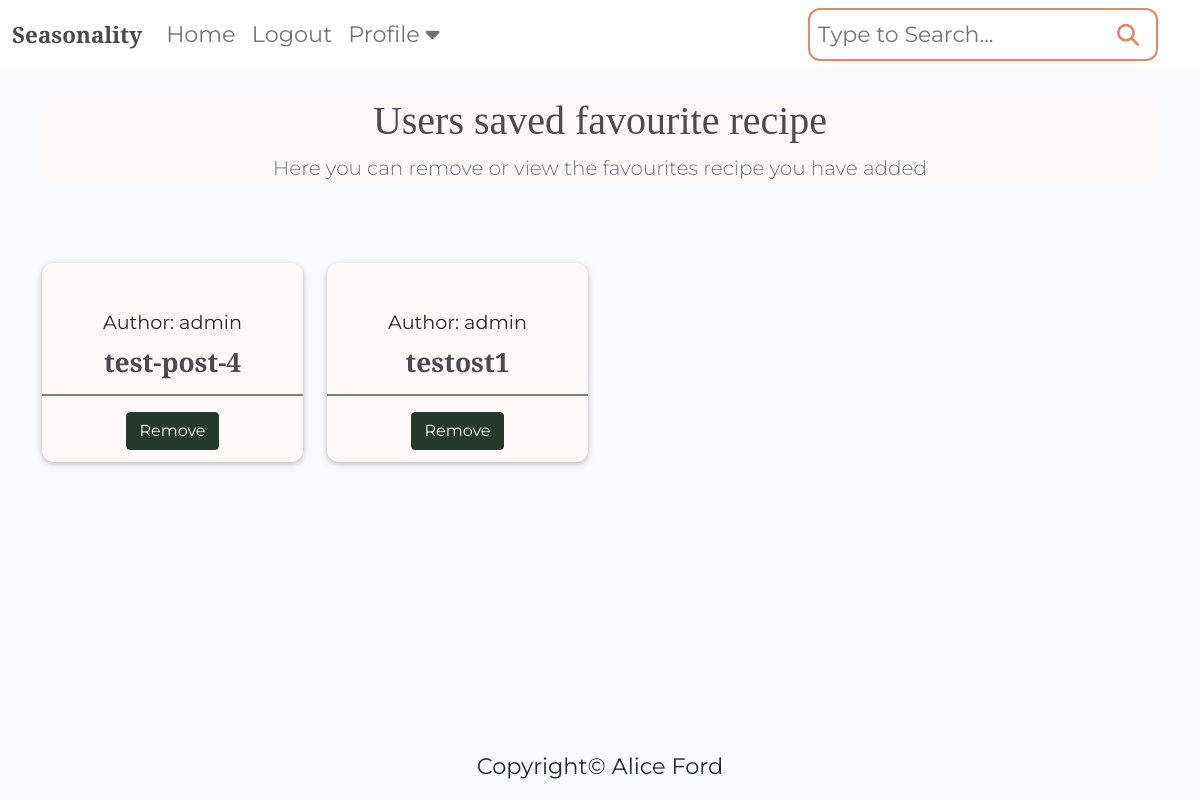
/profile/profiles/favourites/ (signed in), run on the app's committed database.
### recipebook/models.py (models this page shows, shortened)
class Recipe(models.Model):
    class NewManager(models.Manager):
        def get_queryset(self):
            return super().get_queryset() .filter()
    title = models.CharField(max_length=200, unique=True)
    slug = models.SlugField(max_length=200, unique=True)
    author = models.ForeignKey(
        User, on_delete=models.CASCADE, related_name="recipes"
    )
    diet = models.ForeignKey(
        Diet, on_delete=models.CASCADE, default=True, null=False)
    season = models.ForeignKey(
        Season, on_delete=models.CASCADE, default=True, null=False)
    featured_image = CloudinaryField('image', default='placeholder')
    updated_on = models.DateTimeField(auto_now=True)
    content = models.TextField()
    created_on = models.DateTimeField(auto_now_add=True)
    status = models.IntegerField(choices=STATUS, default=0)
    ingredients = models.TextField(default='placeholder')
    calories = models.IntegerField(default=0)
    fat = models.IntegerField(default=0)
    protein = models.IntegerField(default=0)
    carbs = models.IntegerField(default=0)
    servs = models.IntegerField(default=0)
    favourites = models.ManyToManyField(
        User, related_name='favourite', default=None, blank=True)
    objects = models.Manager()
    newmanager = NewManager()
    class Meta:
        ordering = ["-created_on"]

### profiles/views.py (the view)
# urls.py: path('profiles/favourites/', views.favourites, name='favourites'),
@login_required
def favourites(request):  # creates fav list
    new = Recipe.newmanager.filter(favourites=request.user)
    return render(request, 'favourites.html', {'new': new})

### profiles/templates/favourites.html (shortened to what this page needs)
{% extends "base/base.html" %}
{% block content %}
<div class="container">
    <section class="jumbotron text-center">
        <div class="container">
            <h1>Users saved favourite recipe</h1>
            <p class="lead text-muted">Here you can remove or view the favourites recipe you have added</p>
        </div>
    </section>
</div>
<div class="container-fluid">
    <div class="container text-center my-3">
        <div class="row py-5">
            {% for recipe in new %}
            <div class="col-md-3 mt-3">
                <div class="card md-3">
                    <div class="card-body">
                        <div class="image-flash">
                            <p class="author">Author: {{ recipe.author }}</p>
                        </div>
                    </div>
                    <h3 class="card-title">{{ recipe.title }}</h3>
                    <hr class="card-hr" />
                    <a href="{% url 'favourite_add' recipe.id %}" class="btn btn-remove">Remove</a>
                </div>
            </div>
            {% endfor %}
        </div>
    </div>
</div>
{% endblock %}

### static/css/style.css (style rules this page uses)
body { background-color: #F9FAFC; overflow-x: hidden; font-family: 'Montserrat', sans-serif; }
.main-bg { background-image: url('https://res.cloudinary.com/dnyfx3g7s/image/upload/v1694383930/background_seasonality.svg'); background-attachment: fixed; background-repeat: no-repeat; background-size: cover; background-position: center; }
p, ul, li { font-family: 'Montserrat', sans-serif; font-size: 1.4rem; color: #212529; }
a { font-family: 'Montserrat', sans-serif; color: #212529; }
h1, h2, h3, h4, h5, h6 { font-family: 'Playfair Display', serif; color: #4A4A4F; }
.card { border: none; background-color: transparent; }
.card { display: block; padding-bottom: 12px; background-color: #fff8f9; border-radius: 12px; box-shadow: 0 2px 5px 0 rgba(0, 0, 0, 0.16), 0 2px 10px 0 rgba(0, 0, 0, 0.12); transition: box-shadow .25s; }
.author { margin: 5px 0 -6px 0; font-size: 1.2rem }
.card-hr { border: 1.5px solid #5a6950; opacity: .8; }
.card-title { margin-top: 0px; font-weight: 600; font-size: 1.65em; }
.container-fluid { max-width: 100%; }
.jumbotron { background: #fff8f9; border-radius: 12px; margin-top: 28px; }
.btn-remove { border-color: #25392D; background-color: #25392D; color: #fff8f9; }

### data on the page
Recipe: author "admin", title "test-post-4"
Recipe: author "admin", title "testost1"
